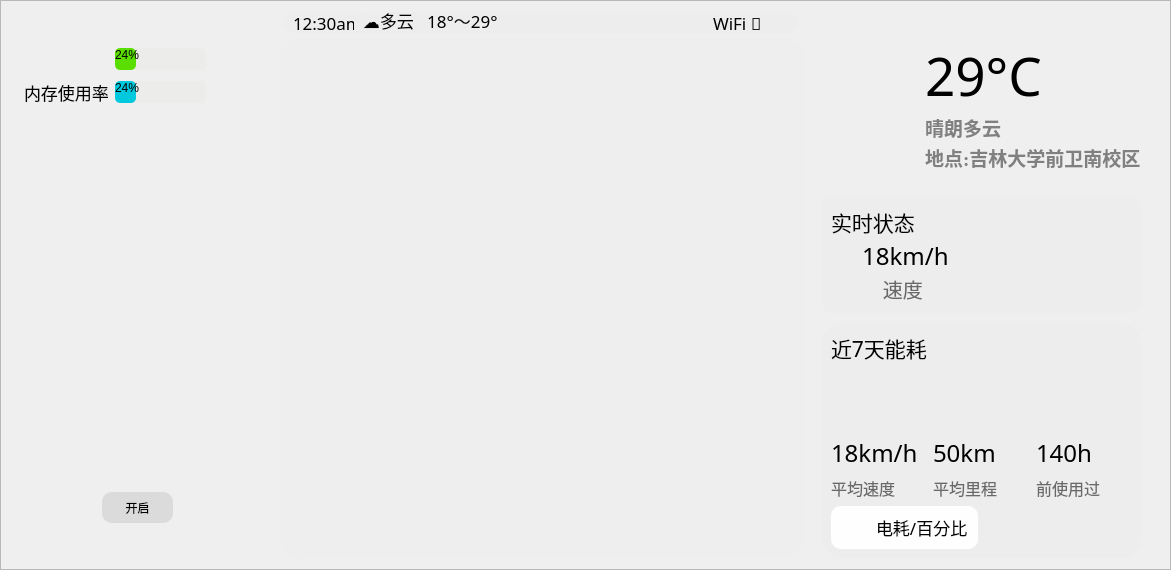
<?xml version="1.0" encoding="UTF-8"?>
<ui version="4.0">
 <class>Frame</class>
 <widget class="QFrame" name="Frame">
  <property name="geometry">
   <rect>
    <x>0</x>
    <y>0</y>
    <width>1171</width>
    <height>570</height>
   </rect>
  </property>
  <property name="windowTitle">
   <string>Frame</string>
  </property>
  <property name="styleSheet">
   <string notr="true">background-color:#FFFFFF;\nborder-radius: 40px;</string>
  </property>
  <property name="frameShape">
   <enum>QFrame::StyledPanel</enum>
  </property>
  <property name="frameShadow">
   <enum>QFrame::Raised</enum>
  </property>
  <layout class="QVBoxLayout" name="verticalLayout_7" stretch="1,25">
   <item>
    <layout class="QHBoxLayout" name="horizontalLayout_7" stretch="30,57,40">
     <property name="spacing">
      <number>0</number>
     </property>
     <item>
      <widget class="QFrame" name="frame_14">
       <property name="styleSheet">
        <string notr="true">border:none;background-img:transparent;</string>
       </property>
       <property name="frameShape">
        <enum>QFrame::StyledPanel</enum>
       </property>
       <property name="frameShadow">
        <enum>QFrame::Raised</enum>
       </property>
      </widget>
     </item>
     <item>
      <widget class="QFrame" name="frame_7">
       <property name="styleSheet">
        <string notr="true">background-color:rgba(236,236,236,0.7);
border-radius: 10px;</string>
       </property>
       <property name="frameShape">
        <enum>QFrame::StyledPanel</enum>
       </property>
       <property name="frameShadow">
        <enum>QFrame::Raised</enum>
       </property>
       <widget class="QLabel" name="label_5">
        <property name="geometry">
         <rect>
          <x>10</x>
          <y>0</y>
          <width>61</width>
          <height>21</height>
         </rect>
        </property>
        <property name="font">
         <font>
          <family>Hei</family>
          <pointsize>13</pointsize>
          <italic>false</italic>
         </font>
        </property>
        <property name="text">
         <string>12:30am</string>
        </property>
       </widget>
       <widget class="QLabel" name="label_18">
        <property name="geometry">
         <rect>
          <x>430</x>
          <y>0</y>
          <width>61</width>
          <height>21</height>
         </rect>
        </property>
        <property name="font">
         <font>
          <family>Hei</family>
          <pointsize>13</pointsize>
          <italic>false</italic>
         </font>
        </property>
        <property name="text">
         <string>WiFi 📶</string>
        </property>
       </widget>
       <widget class="QLabel" name="label_19">
        <property name="geometry">
         <rect>
          <x>80</x>
          <y>-2</y>
          <width>231</width>
          <height>21</height>
         </rect>
        </property>
        <property name="font">
         <font>
          <family>Hei</family>
          <pointsize>13</pointsize>
          <italic>false</italic>
         </font>
        </property>
        <property name="text">
         <string>☁️多云   18°～29°</string>
        </property>
       </widget>
      </widget>
     </item>
     <item>
      <widget class="QFrame" name="frame_13">
       <property name="styleSheet">
        <string notr="true">border:none;background-img:transparent;</string>
       </property>
       <property name="frameShape">
        <enum>QFrame::StyledPanel</enum>
       </property>
       <property name="frameShadow">
        <enum>QFrame::Raised</enum>
       </property>
      </widget>
     </item>
    </layout>
   </item>
   <item>
    <layout class="QHBoxLayout" name="horizontalLayout_5" stretch="3,6,4">
     <item>
      <layout class="QVBoxLayout" name="verticalLayout_3" stretch="10,2">
       <property name="spacing">
        <number>1</number>
       </property>
       <item>
        <layout class="QVBoxLayout" name="verticalLayout_2" stretch="1,5">
         <property name="spacing">
          <number>7</number>
         </property>
         <property name="bottomMargin">
          <number>10</number>
         </property>
         <item>
          <widget class="QFrame" name="frame_10">
           <property name="styleSheet">
            <string notr="true">border:none;background-color:transparent;</string>
           </property>
           <property name="frameShape">
            <enum>QFrame::StyledPanel</enum>
           </property>
           <property name="frameShadow">
            <enum>QFrame::Raised</enum>
           </property>
           <layout class="QHBoxLayout" name="horizontalLayout_6">
            <property name="leftMargin">
             <number>0</number>
            </property>
            <property name="topMargin">
             <number>0</number>
            </property>
            <property name="rightMargin">
             <number>0</number>
            </property>
            <property name="bottomMargin">
             <number>0</number>
            </property>
            <item>
             <layout class="QHBoxLayout" name="horizontalLayout_3" stretch="1,1">
              <item>
               <layout class="QVBoxLayout" name="verticalLayout">
                <property name="spacing">
                 <number>0</number>
                </property>
                <item>
                 <widget class="QFrame" name="frame_9">
                  <property name="styleSheet">
                   <string notr="true">border:none;
background-color:transparent;</string>
                  </property>
                  <property name="frameShape">
                   <enum>QFrame::StyledPanel</enum>
                  </property>
                  <property name="frameShadow">
                   <enum>QFrame::Raised</enum>
                  </property>
                  <layout class="QHBoxLayout" name="horizontalLayout_2" stretch="2,0">
                   <property name="spacing">
                    <number>25</number>
                   </property>
                   <property name="leftMargin">
                    <number>0</number>
                   </property>
                   <property name="bottomMargin">
                    <number>5</number>
                   </property>
                   <item>
                    <widget class="QLabel" name="label_3">
                     <property name="sizePolicy">
                      <sizepolicy hsizetype="Ignored" vsizetype="Ignored">
                       <horstretch>0</horstretch>
                       <verstretch>0</verstretch>
                      </sizepolicy>
                     </property>
                     <property name="styleSheet">
                      <string notr="true">background-image:url(:/icon/lightIcon.png);
	background-color:transparent;
	background-repeat: no-repeat;
	background-position: center;
	background-size: contain;</string>
                     </property>
                     <property name="text">
                      <string/>
                     </property>
                    </widget>
                   </item>
                   <item>
                    <widget class="QProgressBar" name="progressBar">
                     <property name="styleSheet">
                      <string notr="true">QProgressBar{
    background-color: #ECECEB;
	border-radius:5px;

}

QProgressBar::chunk {
    background-color: #5ADE00;
	border-radius:5px;

}


QProgressBar::chunk::label {
    color: black;
    font-weight: bold;
    font-size: 10pt;
}</string>
                     </property>
                     <property name="value">
                      <number>24</number>
                     </property>
                    </widget>
                   </item>
                  </layout>
                 </widget>
                </item>
                <item>
                 <widget class="QFrame" name="frame">
                  <property name="styleSheet">
                   <string notr="true">border:none;
background-color:transparent;</string>
                  </property>
                  <property name="frameShape">
                   <enum>QFrame::StyledPanel</enum>
                  </property>
                  <property name="frameShadow">
                   <enum>QFrame::Raised</enum>
                  </property>
                  <layout class="QHBoxLayout" name="horizontalLayout" stretch="2,1">
                   <property name="leftMargin">
                    <number>12</number>
                   </property>
                   <property name="topMargin">
                    <number>5</number>
                   </property>
                   <item>
                    <widget class="QLabel" name="label_20">
                     <property name="font">
                      <font>
                       <family>Hei</family>
                       <pointsize>13</pointsize>
                       <italic>false</italic>
                      </font>
                     </property>
                     <property name="text">
                      <string>内存使用率</string>
                     </property>
                    </widget>
                   </item>
                   <item>
                    <widget class="QProgressBar" name="progressBar_2">
                     <property name="styleSheet">
                      <string notr="true">QProgressBar{
    background-color: #ECECEB;
	border-radius:5px;

}

QProgressBar::chunk {
    background-color: #00C9DE;
	border-radius:5px;

}


QProgressBar::chunk::label {
    color: black;
    font-weight: bold;
    font-size: 10pt;
}</string>
                     </property>
                     <property name="value">
                      <number>24</number>
                     </property>
                    </widget>
                   </item>
                  </layout>
                 </widget>
                </item>
               </layout>
              </item>
              <item>
               <widget class="QLabel" name="label_4">
                <property name="styleSheet">
                 <string notr="true">background-image:url(:/icon/PIcon.png);
	background-color:transparent;
	background-repeat: no-repeat;
	background-position: center;
	background-size: contain;</string>
                </property>
                <property name="text">
                 <string/>
                </property>
               </widget>
              </item>
             </layout>
            </item>
           </layout>
          </widget>
         </item>
         <item>
          <widget class="QLabel" name="label_2">
           <property name="styleSheet">
            <string notr="true">background-image:url(:/carImg/carLight_topView.png);
background-color:transparent;
background-repeat: no-repeat;
background-position: center;
background-size: contain;</string>
           </property>
           <property name="text">
            <string/>
           </property>
          </widget>
         </item>
        </layout>
       </item>
       <item>
        <widget class="QFrame" name="frame_11">
         <property name="styleSheet">
          <string notr="true">border:none; background-color:transparent;</string>
         </property>
         <property name="frameShape">
          <enum>QFrame::StyledPanel</enum>
         </property>
         <property name="frameShadow">
          <enum>QFrame::Raised</enum>
         </property>
         <widget class="QPushButton" name="pushButton_3">
          <property name="geometry">
           <rect>
            <x>90</x>
            <y>20</y>
            <width>71</width>
            <height>31</height>
           </rect>
          </property>
          <property name="styleSheet">
           <string notr="true">QPushButton {
    border: none;
	background-color:#DBDBDB;
	border-radius:10px;
}

QPushButton:pressed {
    border: 1px solid black;
	border-radius:10px;
}</string>
          </property>
          <property name="text">
           <string>开启</string>
          </property>
         </widget>
        </widget>
       </item>
      </layout>
     </item>
     <item>
      <widget class="QFrame" name="frame_2">
       <property name="styleSheet">
        <string notr="true">background-color:rgba(236,236,236,0.6);
border-radius: 20px;</string>
       </property>
       <property name="frameShape">
        <enum>QFrame::StyledPanel</enum>
       </property>
       <property name="frameShadow">
        <enum>QFrame::Raised</enum>
       </property>
      </widget>
     </item>
     <item>
      <layout class="QVBoxLayout" name="verticalLayout_6" stretch="1,3,10">
       <property name="spacing">
        <number>10</number>
       </property>
       <property name="leftMargin">
        <number>12</number>
       </property>
       <property name="rightMargin">
        <number>18</number>
       </property>
       <item>
        <widget class="QFrame" name="frame_12">
         <property name="styleSheet">
          <string notr="true">border:none;background-color:transparent;</string>
         </property>
         <property name="frameShape">
          <enum>QFrame::StyledPanel</enum>
         </property>
         <property name="frameShadow">
          <enum>QFrame::Raised</enum>
         </property>
         <layout class="QVBoxLayout" name="verticalLayout_5">
          <property name="leftMargin">
           <number>0</number>
          </property>
          <property name="topMargin">
           <number>0</number>
          </property>
          <property name="rightMargin">
           <number>0</number>
          </property>
          <property name="bottomMargin">
           <number>0</number>
          </property>
          <item>
           <layout class="QHBoxLayout" name="horizontalLayout_4">
            <property name="spacing">
             <number>20</number>
            </property>
            <property name="leftMargin">
             <number>12</number>
            </property>
            <item>
             <widget class="QLabel" name="label_6">
              <property name="styleSheet">
               <string notr="true">background-image:url(:/weather/sun.png);
	background-color:transparent;
	background-repeat: no-repeat;
	background-position: center;
	background-size: contain;</string>
              </property>
              <property name="text">
               <string/>
              </property>
             </widget>
            </item>
            <item>
             <layout class="QVBoxLayout" name="verticalLayout_4" stretch="5,1,1">
              <property name="spacing">
               <number>1</number>
              </property>
              <property name="bottomMargin">
               <number>15</number>
              </property>
              <item>
               <widget class="QLabel" name="label_7">
                <property name="font">
                 <font>
                  <family>GB18030 Bitmap</family>
                  <pointsize>40</pointsize>
                  <italic>false</italic>
                 </font>
                </property>
                <property name="text">
                 <string>29°C</string>
                </property>
               </widget>
              </item>
              <item>
               <widget class="QLabel" name="label_8">
                <property name="font">
                 <font>
                  <family>Georgia</family>
                  <pointsize>14</pointsize>
                  <weight>75</weight>
                  <italic>false</italic>
                  <bold>true</bold>
                 </font>
                </property>
                <property name="styleSheet">
                 <string notr="true">color:#808080;</string>
                </property>
                <property name="text">
                 <string>晴朗多云</string>
                </property>
               </widget>
              </item>
              <item>
               <widget class="QLabel" name="label_9">
                <property name="font">
                 <font>
                  <family>Georgia</family>
                  <pointsize>14</pointsize>
                  <weight>75</weight>
                  <italic>false</italic>
                  <bold>true</bold>
                 </font>
                </property>
                <property name="styleSheet">
                 <string notr="true">color:#808080;</string>
                </property>
                <property name="text">
                 <string>地点:吉林大学前卫南校区</string>
                </property>
               </widget>
              </item>
             </layout>
            </item>
           </layout>
          </item>
         </layout>
        </widget>
       </item>
       <item>
        <widget class="QFrame" name="frame_3">
         <property name="styleSheet">
          <string notr="true">background-color:rgba(236,236,236,0.4);
border-radius: 10px;</string>
         </property>
         <property name="frameShape">
          <enum>QFrame::StyledPanel</enum>
         </property>
         <property name="frameShadow">
          <enum>QFrame::Raised</enum>
         </property>
         <layout class="QHBoxLayout" name="horizontalLayout_8" stretch="1,2">
          <property name="spacing">
           <number>1</number>
          </property>
          <item>
           <layout class="QVBoxLayout" name="verticalLayout_8">
            <property name="spacing">
             <number>1</number>
            </property>
            <item>
             <widget class="QLabel" name="label_21">
              <property name="font">
               <font>
                <family>PingFang SC</family>
                <pointsize>16</pointsize>
                <italic>false</italic>
               </font>
              </property>
              <property name="styleSheet">
               <string notr="true">background-color:rgba(236,236,236,0);</string>
              </property>
              <property name="text">
               <string>实时状态</string>
              </property>
             </widget>
            </item>
            <item>
             <widget class="QLabel" name="label_23">
              <property name="font">
               <font>
                <family>PingFang SC</family>
                <pointsize>18</pointsize>
                <italic>false</italic>
               </font>
              </property>
              <property name="styleSheet">
               <string notr="true">background-color:rgba(236,236,236,0);</string>
              </property>
              <property name="text">
               <string>     18km/h</string>
              </property>
             </widget>
            </item>
            <item>
             <widget class="QLabel" name="label_22">
              <property name="font">
               <font>
                <family>Wawati SC</family>
                <pointsize>15</pointsize>
                <italic>false</italic>
               </font>
              </property>
              <property name="styleSheet">
               <string notr="true">color:#696969;background-color:rgba(236,236,236,0);</string>
              </property>
              <property name="text">
               <string>          速度</string>
              </property>
             </widget>
            </item>
           </layout>
          </item>
          <item>
           <widget class="QFrame" name="frame_8">
            <property name="styleSheet">
             <string notr="true">border:none;background-color:transparent;</string>
            </property>
            <property name="frameShape">
             <enum>QFrame::StyledPanel</enum>
            </property>
            <property name="frameShadow">
             <enum>QFrame::Raised</enum>
            </property>
           </widget>
          </item>
         </layout>
        </widget>
       </item>
       <item>
        <widget class="QFrame" name="frame_4">
         <property name="styleSheet">
          <string notr="true">background-color:rgba(236,236,236,0.4);
border-radius: 20px;</string>
         </property>
         <property name="frameShape">
          <enum>QFrame::StyledPanel</enum>
         </property>
         <property name="frameShadow">
          <enum>QFrame::Raised</enum>
         </property>
         <layout class="QVBoxLayout" name="verticalLayout_12" stretch="1,4,4,2">
          <item>
           <widget class="QLabel" name="label_10">
            <property name="font">
             <font>
              <family>PingFang SC</family>
              <pointsize>16</pointsize>
              <italic>false</italic>
             </font>
            </property>
            <property name="styleSheet">
             <string notr="true">background-color:rgba(236,236,236,0);</string>
            </property>
            <property name="text">
             <string>近7天能耗</string>
            </property>
           </widget>
          </item>
          <item>
           <widget class="QFrame" name="frame_5">
            <property name="styleSheet">
             <string notr="true">background-color:rgba(236,236,236,0.1);</string>
            </property>
            <property name="frameShape">
             <enum>QFrame::StyledPanel</enum>
            </property>
            <property name="frameShadow">
             <enum>QFrame::Raised</enum>
            </property>
           </widget>
          </item>
          <item>
           <layout class="QHBoxLayout" name="horizontalLayout_9">
            <item>
             <layout class="QVBoxLayout" name="verticalLayout_9">
              <item>
               <widget class="QLabel" name="label_12">
                <property name="font">
                 <font>
                  <family>PingFang SC</family>
                  <pointsize>18</pointsize>
                  <italic>false</italic>
                 </font>
                </property>
                <property name="styleSheet">
                 <string notr="true">background-color:rgba(236,236,236,0);</string>
                </property>
                <property name="text">
                 <string>18km/h</string>
                </property>
               </widget>
              </item>
              <item>
               <widget class="QLabel" name="label_13">
                <property name="font">
                 <font>
                  <family>PingFang SC</family>
                  <pointsize>12</pointsize>
                  <italic>false</italic>
                 </font>
                </property>
                <property name="styleSheet">
                 <string notr="true">background-color:rgba(236,236,236,0);color:#696969;</string>
                </property>
                <property name="text">
                 <string>平均速度</string>
                </property>
               </widget>
              </item>
             </layout>
            </item>
            <item>
             <layout class="QVBoxLayout" name="verticalLayout_10">
              <item>
               <widget class="QLabel" name="label_14">
                <property name="font">
                 <font>
                  <family>PingFang SC</family>
                  <pointsize>18</pointsize>
                  <italic>false</italic>
                 </font>
                </property>
                <property name="styleSheet">
                 <string notr="true">background-color:rgba(236,236,236,0);</string>
                </property>
                <property name="text">
                 <string>50km</string>
                </property>
               </widget>
              </item>
              <item>
               <widget class="QLabel" name="label_15">
                <property name="font">
                 <font>
                  <family>PingFang SC</family>
                  <pointsize>12</pointsize>
                  <italic>false</italic>
                 </font>
                </property>
                <property name="styleSheet">
                 <string notr="true">color:#696969;background-color:rgba(236,236,236,0);</string>
                </property>
                <property name="text">
                 <string>平均里程</string>
                </property>
               </widget>
              </item>
             </layout>
            </item>
            <item>
             <layout class="QVBoxLayout" name="verticalLayout_11">
              <item>
               <widget class="QLabel" name="label_16">
                <property name="font">
                 <font>
                  <family>PingFang SC</family>
                  <pointsize>18</pointsize>
                  <italic>false</italic>
                 </font>
                </property>
                <property name="styleSheet">
                 <string notr="true">background-color:rgba(236,236,236,0);</string>
                </property>
                <property name="text">
                 <string>140h</string>
                </property>
               </widget>
              </item>
              <item>
               <widget class="QLabel" name="label_17">
                <property name="font">
                 <font>
                  <family>PingFang SC</family>
                  <pointsize>12</pointsize>
                  <italic>false</italic>
                 </font>
                </property>
                <property name="styleSheet">
                 <string notr="true">color:#696969;background-color:rgba(236,236,236,0);</string>
                </property>
                <property name="text">
                 <string>前使用过</string>
                </property>
               </widget>
              </item>
             </layout>
            </item>
           </layout>
          </item>
          <item>
           <layout class="QHBoxLayout" name="horizontalLayout_11" stretch="1,1">
            <property name="spacing">
             <number>1</number>
            </property>
            <property name="leftMargin">
             <number>0</number>
            </property>
            <property name="rightMargin">
             <number>6</number>
            </property>
            <item>
             <widget class="QFrame" name="frame_6">
              <property name="styleSheet">
               <string notr="true">background-color:#FEFEFE;
border-radius: 10px;</string>
              </property>
              <property name="frameShape">
               <enum>QFrame::StyledPanel</enum>
              </property>
              <property name="frameShadow">
               <enum>QFrame::Raised</enum>
              </property>
              <layout class="QHBoxLayout" name="horizontalLayout_10" stretch="1,3">
               <property name="spacing">
                <number>4</number>
               </property>
               <item>
                <widget class="QPushButton" name="pushButton_4">
                 <property name="styleSheet">
                  <string notr="true">QPushButton {
    border: none;
	background-image:url(:/icon/batteryIcon.png);
	background-color:transparent;
	background-repeat: no-repeat;
	background-position: center;
	background-size: contain;
}

QPushButton:pressed {
    border: 1px solid black;
	border-radius:10px;
}</string>
                 </property>
                 <property name="text">
                  <string/>
                 </property>
                </widget>
               </item>
               <item>
                <widget class="QLabel" name="label_11">
                 <property name="font">
                  <font>
                   <family>Wawati SC</family>
                   <pointsize>13</pointsize>
                   <italic>false</italic>
                  </font>
                 </property>
                 <property name="text">
                  <string>电耗/百分比</string>
                 </property>
                </widget>
               </item>
              </layout>
             </widget>
            </item>
            <item>
             <widget class="QFrame" name="frame_15">
              <property name="styleSheet">
               <string notr="true">background-color:rgba(236,236,236,0);</string>
              </property>
              <property name="frameShape">
               <enum>QFrame::StyledPanel</enum>
              </property>
              <property name="frameShadow">
               <enum>QFrame::Raised</enum>
              </property>
             </widget>
            </item>
           </layout>
          </item>
         </layout>
        </widget>
       </item>
      </layout>
     </item>
    </layout>
   </item>
  </layout>
 </widget>
 <resources>
  <include location="../qtQrc/picture.qrc"/>
 </resources>
 <connections/>
</ui>
